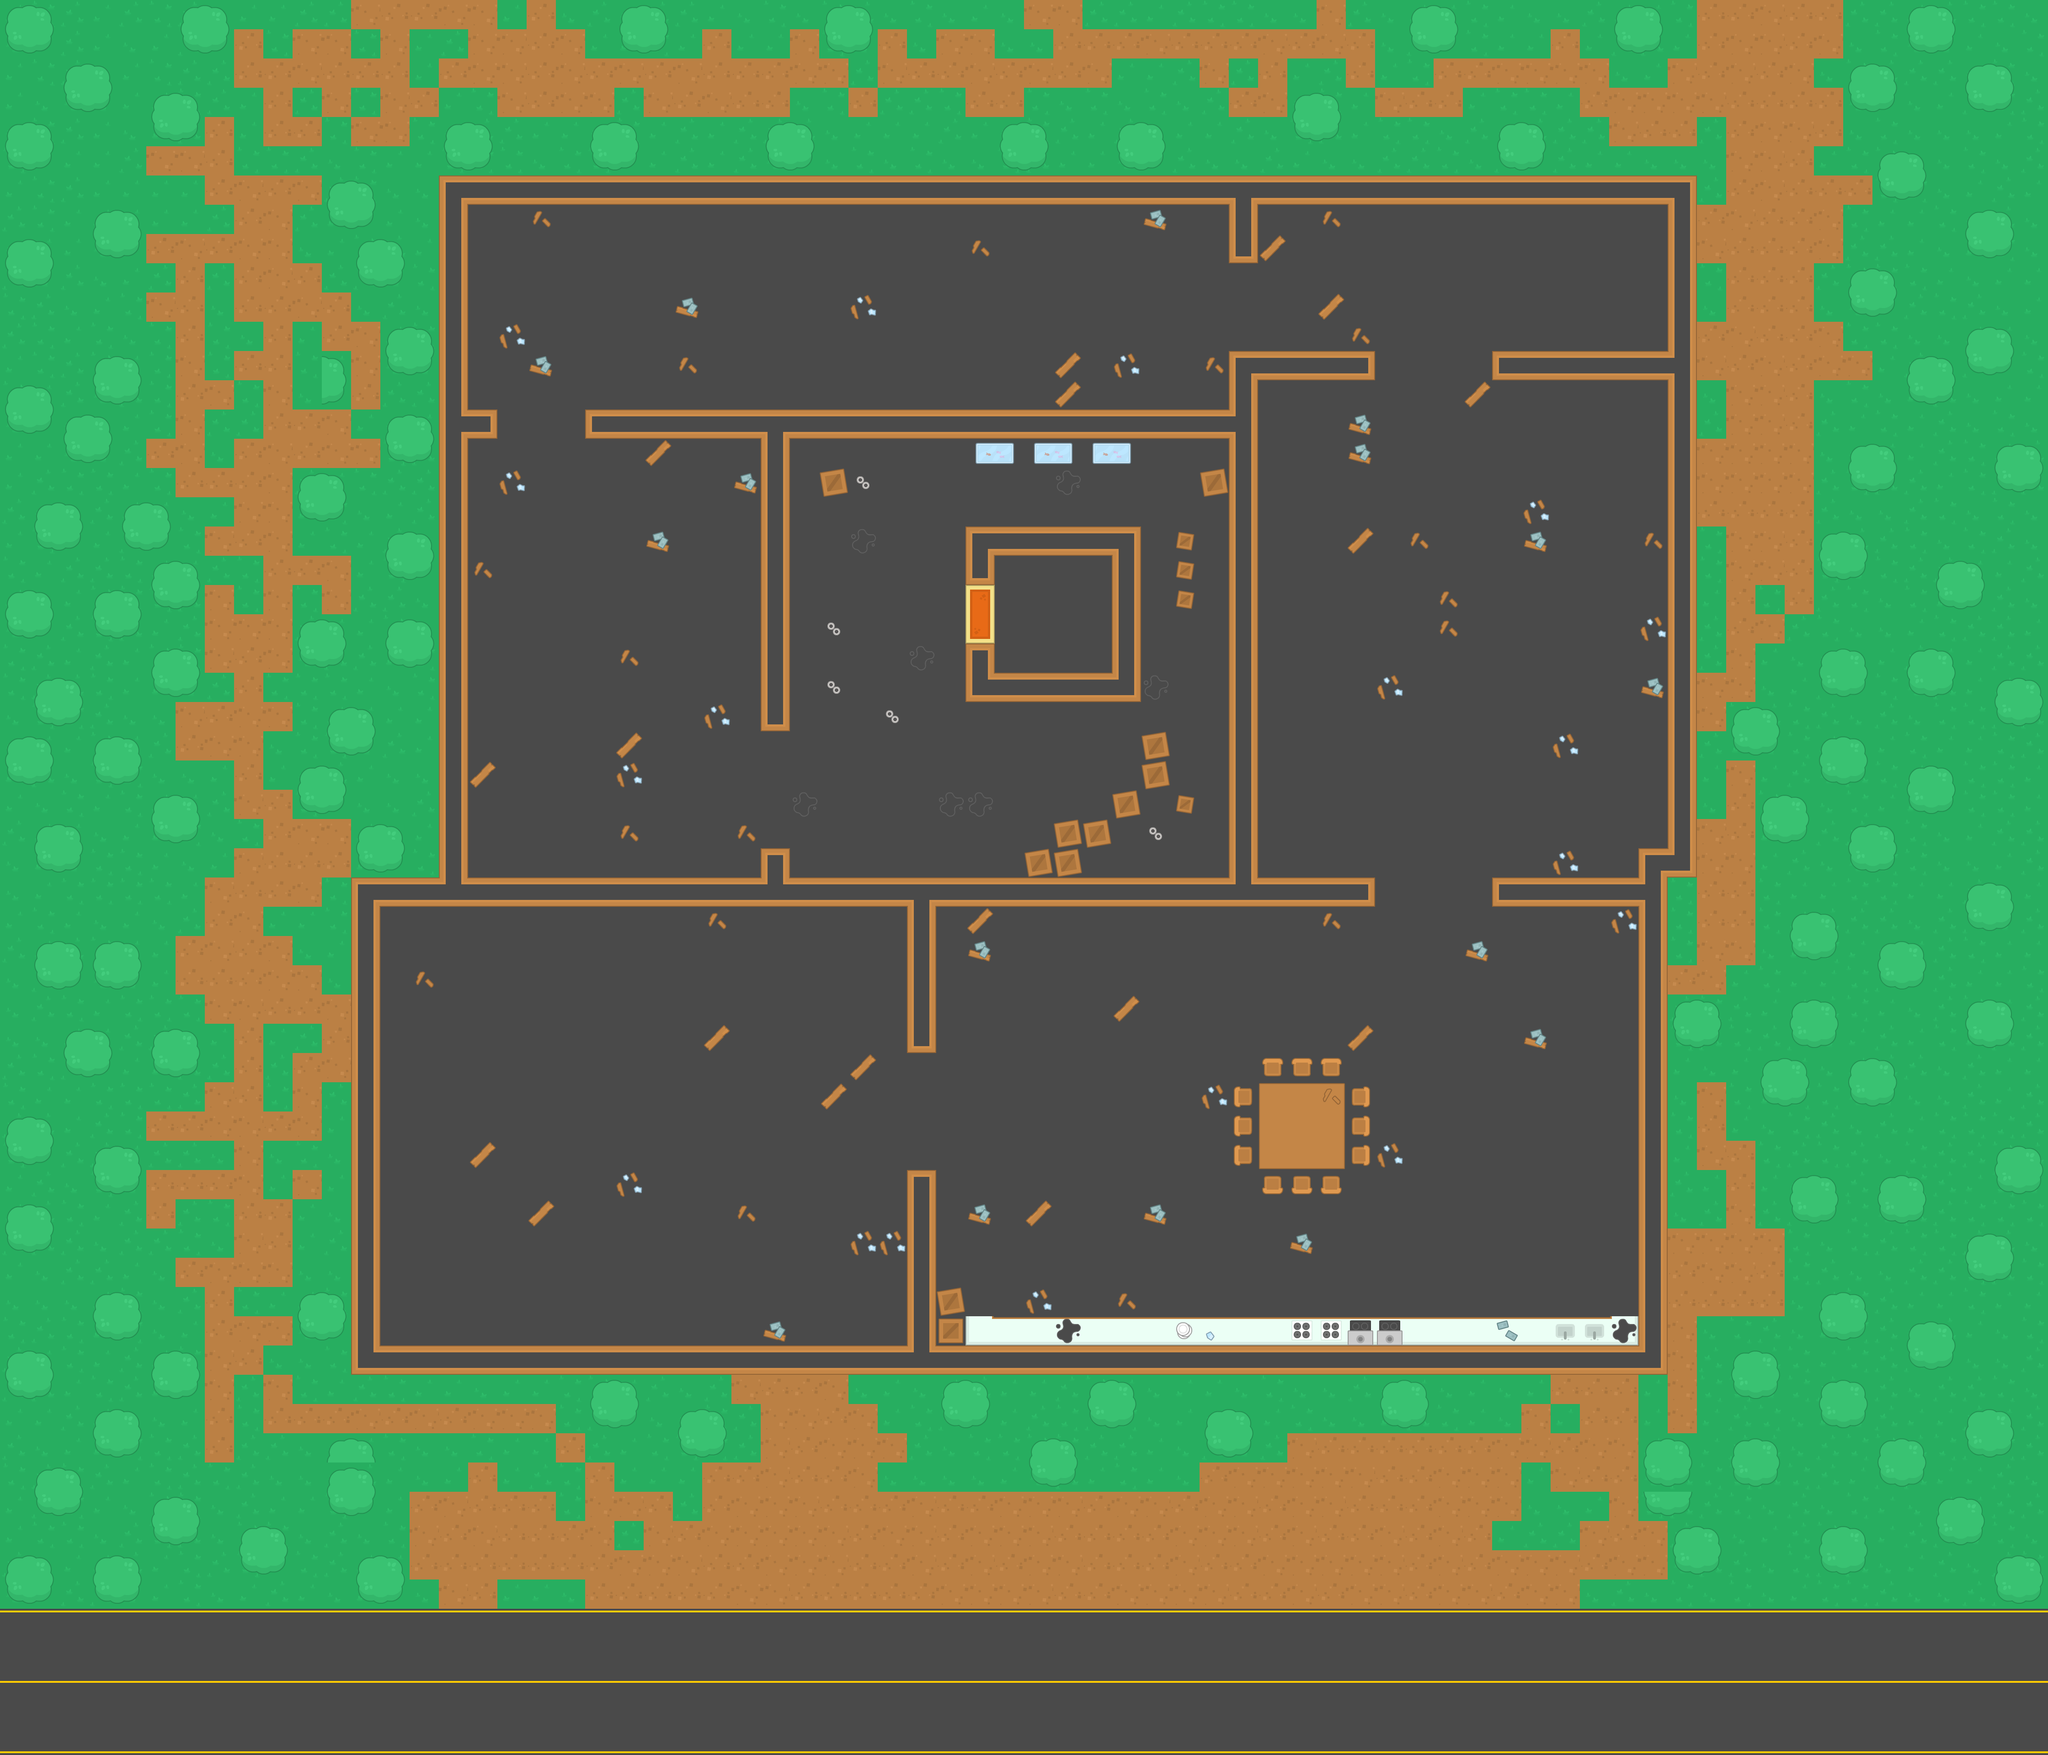

A 2D game scene composited from a Tiled map and its tileset images. What follows is a short description and the map's XML, with each tile layer's data collapsed to a summary:
An orthogonal 70x60 tile map with 64x64 px tiles, 3 tile layers (floor, walls, decorations) and 60 objects (53x Spawn point, Room5, Room6, Room7, Room2, ...).

<map version="1.10" tiledversion="1.12.1" orientation="orthogonal" renderorder="right-down" width="70" height="60" tilewidth="64" tileheight="64" infinite="0" nextlayerid="9" nextobjectid="82">
 <tileset firstgid="1" source="../tiles/tiles_for_programming.tsx" />
 <layer id="2" name="floor" width="70" height="60">
  <data>[4200 cells, 4200 non-empty, 12 distinct tile ids]</data>
 </layer>
 <layer id="1" name="walls" width="70" height="60">
  <data>[4200 cells, 984 non-empty, 31 distinct tile ids]</data>
 </layer>
 <layer id="3" name="decorations" width="70" height="60">
  <data>[4200 cells, 1268 non-empty, 12 distinct tile ids]</data>
 </layer>
 <objectgroup id="4" name="room triggers" visible="0">
  <object id="2" name="Room5" x="2749.58" y="834.485" width="896.788" height="1085.28" />
  <object id="3" name="Room6" x="2050.06" y="1988" width="1517.94" height="944" />
  <object id="5" name="Room7" x="830.97" y="1996.67" width="1148.48" height="942.425" />
  <object id="6" name="Room2" x="1023.27" y="959.637" width="640.909" height="959.151" />
  <object id="7" name="Room3" x="1025.76" y="466" width="1666.24" height="432.606" />
  <object id="8" name="Room4" x="2756.11" y="445.94" width="889.334" height="318.667" />
  <object id="58" name="Room1" x="1730.91" y="963.394" width="446.122" height="954.545" />
 </objectgroup>
 <objectgroup id="5" name="spawn points" visible="0">
  <object id="23" name="Enemy spawn" type="Spawn point" x="3536" y="1788">
   <properties>
    <property name="Room" value="Room5" />
   </properties>
   <point />
  </object>
  <object id="24" name="Player spawn" type="Spawn point" x="2306.67" y="1376">
   <properties>
    <property name="Room" value="Room1" />
   </properties>
   <point />
  </object>
  <object id="25" name="Enemy spawn" type="Spawn point" x="3518.67" y="1644">
   <properties>
    <property name="Room" value="Room5" />
   </properties>
   <point />
  </object>
  <object id="26" name="Enemy spawn" type="Spawn point" x="2848.67" y="1601.33">
   <properties>
    <property name="Room" value="Room5" />
   </properties>
   <point />
  </object>
  <object id="27" name="Enemy spawn" type="Spawn point" x="2857.33" y="1826.67">
   <properties>
    <property name="Room" value="Room5" />
   </properties>
   <point />
  </object>
  <object id="28" name="Enemy spawn" type="Spawn point" x="1776.67" y="1152">
   <properties>
    <property name="Room" value="Room1" />
   </properties>
   <point />
  </object>
  <object id="29" name="Enemy spawn" type="Spawn point" x="3488" y="2868">
   <properties>
    <property name="Room" value="Room6" />
   </properties>
   <point />
  </object>
  <object id="30" name="Enemy spawn" type="Spawn point" x="3288" y="2862">
   <properties>
    <property name="Room" value="Room6" />
   </properties>
   <point />
  </object>
  <object id="31" name="Enemy spawn" type="Spawn point" x="2146" y="2486">
   <properties>
    <property name="Room" value="Room6" />
   </properties>
   <point />
  </object>
  <object id="32" name="Enemy spawn" type="Spawn point" x="3076" y="2858">
   <properties>
    <property name="Room" value="Room6" />
   </properties>
   <point />
  </object>
  <object id="33" name="Enemy spawn" type="Spawn point" x="2134" y="2140">
   <properties>
    <property name="Room" value="Room6" />
   </properties>
   <point />
  </object>
  <object id="34" name="Enemy spawn" type="Spawn point" x="2238" y="2704">
   <properties>
    <property name="Room" value="Room6" />
   </properties>
   <point />
  </object>
  <object id="35" name="Enemy spawn" type="Spawn point" x="1798.67" y="1816">
   <properties>
    <property name="Room" value="Room1" />
   </properties>
   <point />
  </object>
  <object id="36" name="Enemy spawn" type="Spawn point" x="2023.33" y="1826.67">
   <properties>
    <property name="Room" value="Room1" />
   </properties>
   <point />
  </object>
  <object id="37" name="Enemy spawn" type="Spawn point" x="1526" y="2444">
   <properties>
    <property name="Room" value="Room7" />
   </properties>
   <point />
  </object>
  <object id="38" name="Enemy spawn" type="Spawn point" x="1580" y="2798">
   <properties>
    <property name="Room" value="Room7" />
   </properties>
   <point />
  </object>
  <object id="39" name="Enemy spawn" type="Spawn point" x="1231.82" y="2148.85">
   <properties>
    <property name="Room" value="Room7" />
   </properties>
   <point />
  </object>
  <object id="40" name="Enemy spawn" type="Spawn point" x="1149.82" y="2491.76">
   <properties>
    <property name="Room" value="Room7" />
   </properties>
   <point />
  </object>
  <object id="41" name="Enemy spawn" type="Spawn point" x="1322.79" y="2736.24">
   <properties>
    <property name="Room" value="Room7" />
   </properties>
   <point />
  </object>
  <object id="42" name="Enemy spawn" type="Spawn point" x="1323.64" y="1102.79">
   <properties>
    <property name="Room" value="Room2" />
   </properties>
   <point />
  </object>
  <object id="43" name="Enemy spawn" type="Spawn point" x="1081.64" y="1110.36">
   <properties>
    <property name="Room" value="Room2" />
   </properties>
   <point />
  </object>
  <object id="44" name="Enemy spawn" type="Spawn point" x="1538.3" y="1206.24">
   <properties>
    <property name="Room" value="Room2" />
   </properties>
   <point />
  </object>
  <object id="45" name="Enemy spawn" type="Spawn point" x="2018.12" y="575.879">
   <properties>
    <property name="Room" value="Room3" />
   </properties>
   <point />
  </object>
  <object id="46" name="Enemy spawn" type="Spawn point" x="2438.36" y="608.909">
   <properties>
    <property name="Room" value="Room3" />
   </properties>
   <point />
  </object>
  <object id="47" name="Enemy spawn" type="Spawn point" x="2578" y="676">
   <properties>
    <property name="Room" value="Room3" />
   </properties>
   <point />
  </object>
  <object id="48" name="Enemy spawn" type="Spawn point" x="2590" y="850">
   <properties>
    <property name="Room" value="Room3" />
   </properties>
   <point />
  </object>
  <object id="49" name="Enemy spawn" type="Spawn point" x="1530" y="1072">
   <properties>
    <property name="Room" value="Room2" />
   </properties>
   <point />
  </object>
  <object id="50" name="Enemy spawn" type="Spawn point" x="2114.67" y="1844">
   <properties>
    <property name="Room" value="Room1" />
   </properties>
   <point />
  </object>
  </objectgroup>
 <objectgroup id="8" name="elevator trigger" visible="0" />
</map>
<!-- 25 of 60 objects omitted -->
